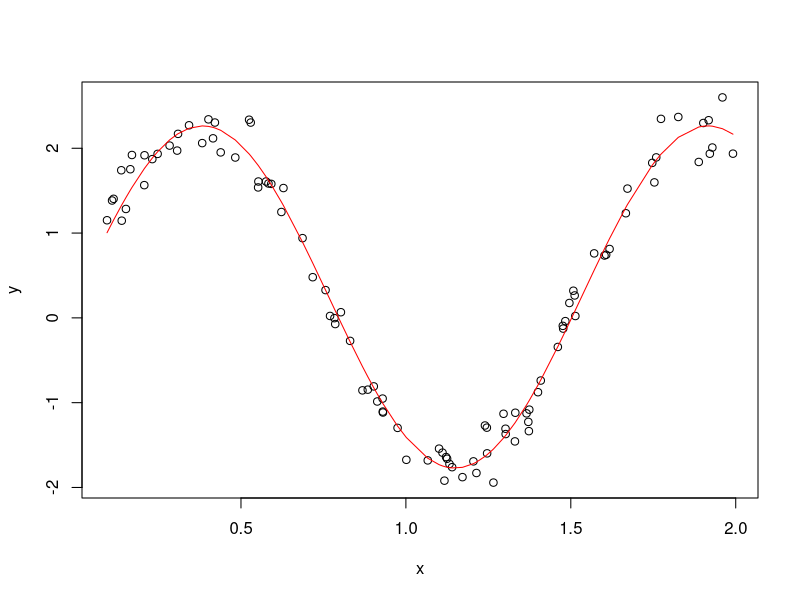

Write R code to recreate this figure. (Note: this script raises an error after producing the figure.)
#Task 1
#
#Сгенерировать выборку из N=100 4-х мерных векторов из нормального закона распределения с ненулевым вектором
#математического ожидания и недиагональной ковариационной матрицей. Ковариационная матрица должна генерироваться
#случайно перед генерацией выборки и должна удовлетворять всем свойствам ковариационной матрицы.
#
#Затем, считая первые компоненты элементов сгенерированной выборки зависимыми переменными, а остальные компоненты
#-- независимыми в модели линейной регрессии, найти оценки коэффициентов регрессии и дисперсии случайных ошибок. 
#Проверить остатки модели на нормальность.
#
#Найти истинные значения коэффициентов регрессии (см. доп. файл) и сравнить их с полученными оценками.


library(MASS)

size <- 100
n <- 4

#https://stats.stackexchange.com/questions/215497/how-to-create-an-arbitrary-covariance-matrix
p <- qr.Q(qr(matrix(rnorm(n^2), n)))
Sigma <- crossprod(p, p*(4:1))

Sigma
det(Sigma)

Mu <- c(1, 1, 1, 1)

sample.data <- mvrnorm(n = size, mu = Mu, Sigma = Sigma, empirical = FALSE)
colnames(sample.data) <- c('Y', 'X1', 'X2', 'X3')
sample.data.frame <- data.frame(sample.data)

lm <- lm(Y~X1+X2+X3, data=sample.data.frame)
summary(lm)

shapiro.test(sample.data.frame$X1)
shapiro.test(sample.data.frame$X2)
shapiro.test(sample.data.frame$X3)

#истинные значения
m1 <- Mu[1]
m2 <- matrix(Mu[2:4], 3, 1)
Sigma12 <- Sigma[2, c(2:4)]
Sigma22 <- Sigma[c(2:4), c(2:4)]

sample.coefficients <- Sigma12 %*% solve(Sigma22)
sample.intercept <- m1 - Sigma12 %*% solve(Sigma22) %*% m2

summary(lm)
sample.intercept
sample.coefficients

#Task 2
#
#Из файла Lab2Task2Var[16].scv загрузить данные. Данные содержат как значения зависимых переменных, 
#так и независимых. Вид зависимости известен и задан в таблице. Однако кроме коэффициентов регрессии неизвестен 
#и коэффициент α. Предложите метод оценивания всех неизвестных коэффициентов с использованием функции lm, и оцените их. 
#Приведите графическую иллюстрацию полученных результатов (график рассеяния с полученной линией регрессии). Воспользуйтесь
#функцией nlm, сравните полученные результаты.

sample.df <- read.csv(file="data/Lab3Task2Var16.csv")
sample.df

# lm

lm.result <- function(alpha, sample) {
  df <- sample
  df$x <- sin(alpha * df$x)
  return( lm(y ~ x, data = df) )
}

lm.cor <- function(alpha, b0, b1, sample) {
  test <- b0 + b1*sin(alpha*sample$x)
  return( cor(test, sample$y) )
}


alpha <- 3.5
step <- 0.1
max.cor <- 0
alpha.best <- alpha

for (i in 1:20) {
  res <- lm.result(alpha, sample.df)  
  cor <- lm.cor(alpha, res$coefficients[1], res$coefficients[2], sample.df)
  
  if (cor > max.cor) {
    params.best <- res
    alpha.best <- alpha
    max.cor <- cor
  }
  
  alpha <- alpha + step
}

result.lm <- params.best$coefficients[1] + params.best$coefficients[2]*sin(alpha.best*sample.df$x)

# nlm
fn <- function(par,  x) {
  mean((x$y - par[1] - par[2]*sin(par[3]*x$x))^2)
}

result.nlm.params <- nlm(p = c(03, 0.5, 5), f = fn, x = sample.df)
result.nlm <- result.nlm.params$estimate[1] + result.nlm.params$estimate[2]*sin(result.nlm.params$estimate[3]*sample.data.frame$x)

plot(y~x, data = sample.df)
p.order = order(sample.df$x)

lines(sample.df$x[p.order], result.lm[p.order], col = 'red')
lines(sample.df$x[p.order], result.nlm[p.order], col = 'blue')


#Task 3
#
#Из файла Lab2Task3Var16.scv загрузить данные. Данные содержат как значения зависимых переменных, так и независимых в модели 
#множественной линейной регрессии. В случайно выбранные 10 значений y внести пропуски. По полностью наблюдаемым значениям оценки 
#коэффициентов регрессии, определить какие из них статистически значимые, а какие нет. Кроме этого провести "пошаговую оценку коэффициентов 
#регрессии" как с добавлением переменных, так и с удалением. Выберете на ваш взгляд наиболее адекватную модель (если модели получились
#различные) и спрогнозируйте те значения y, в которые были внесены пропуски, сравните с исходными значениями.
install.packages("caret")

library(caret)
sample.df <- read.csv(file="data/Lab3Task3Var16.csv")

sample.miss <- sample.df
miss.index <- sample(1:100, 10)
sample.miss$y[miss.index] <- NA
sample.omit <- na.omit(sample.df.miss)


sample.omit.lm <- lm(y ~.,data = sample.df.omit)
sample.omit.predict <- predict(sample.omit.lm, sample.df.omit)

varImp(sample.omit.lm, scale = TRUE)

imp.index = c(2, 4, 6, 9, 12)
sample.imp <- sample.omit[imp.index]
sample.imp.lm <- lm(y ~., data = sample.imp)
sample.imp.lm
sample.omit.lm
sample.imp.predict <- predict(sample.imp.lm, sample.imp)

sample.imp.cor <- cor(sample.imp.predict, sample.omit$y)

install.packages("combinat")
library(combinat)

max.cor <- sample.imp.cor
best.cols <- imp.index
best.lm <- sample.imp.lm
cols.all <- c(3, 5, 7, 8, 10, 11)

for (i in 1:3) {
  #str(i)
  t <- combn(cols.all, i)
  #str(t)
  for (j in 1:ncol(t)) {
    used.cols <-t[,j]
    #str(used.cols)
    cols <- sort(c(imp.index, used.cols))
    #str(cols)
    df <- sample.omit[cols]
    lm <- lm(y ~.,data = df)
    predict <- predict(lm, df)
    cor <- cor(predict, df$y)
    #str(cor)
    if (cor > max.cor) {
      max.cor <- cor
      best.cols <- cols
      best.lm <- lm
    }
  }
}

colnames(sample.df)[best.cols]
max.cor
sample.imp.cor
